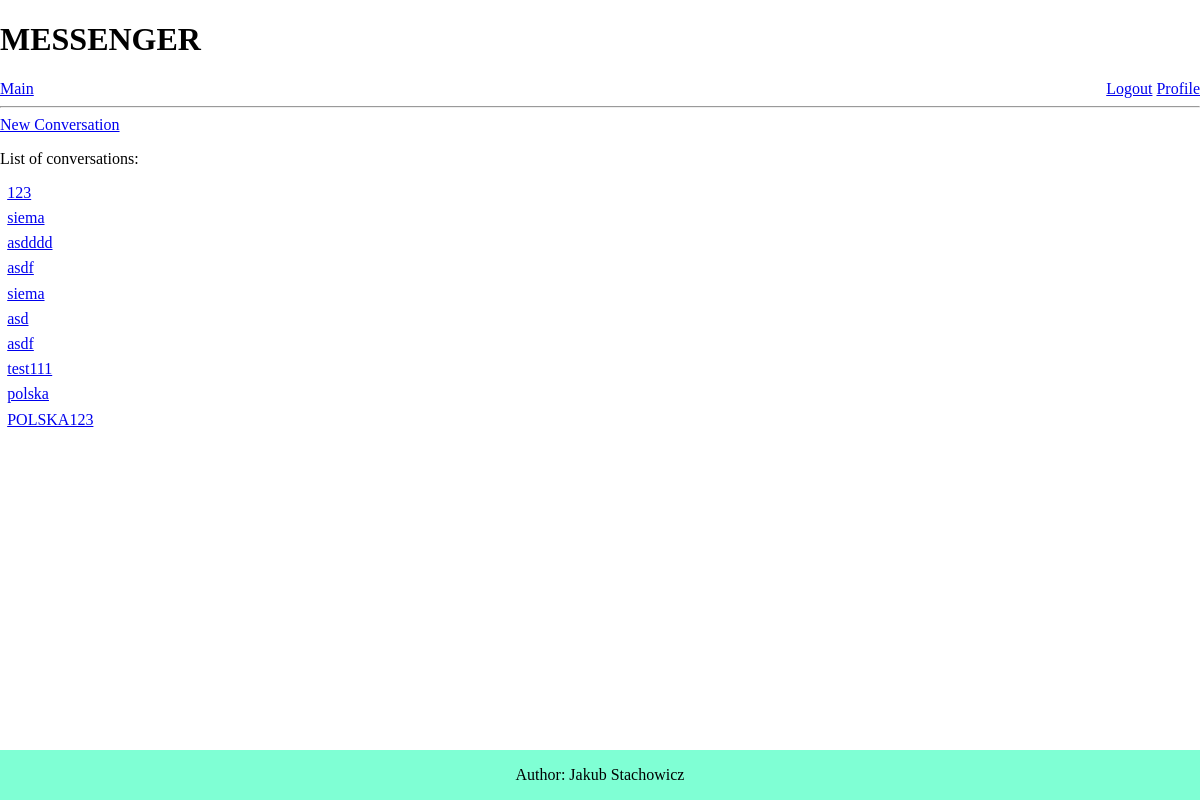
The page /chat/ (signed in) on the database as committed earlier.
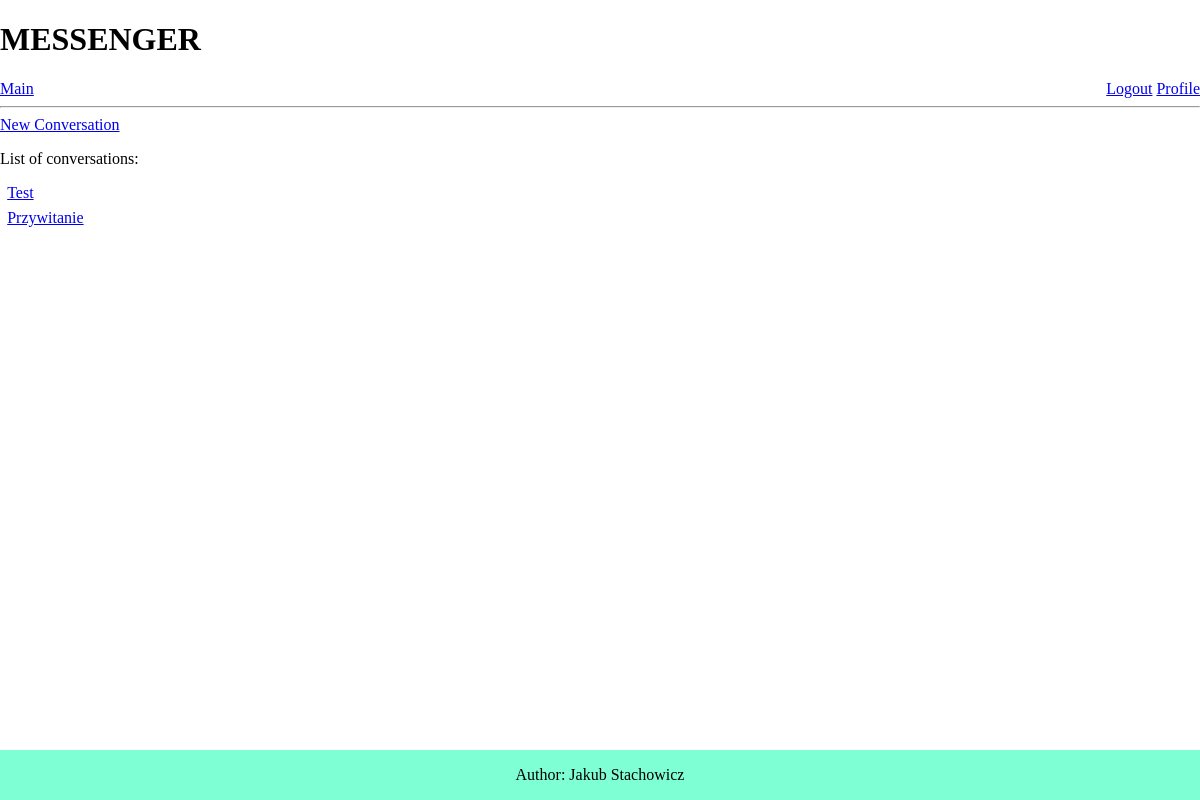
The same page on the database as committed later.
### chat/models.py (models this page shows, shortened)
class Room(models.Model):
    name = models.CharField(max_length=200,null=True)
    members = models.ManyToManyField(User)

### chat/views.py (the view)
# urls.py: path('', views.home, name='home'),
def home(request):
    messages = Message.objects.all()
    rooms = Room.objects.filter(members__username=request.user)
    User = get_user_model()
    users = User.objects.all()
    context = {'messages':messages,
               'users':users,
               'rooms':rooms}
    return render(request, 'chat/home.html', context)

### chat/templates/chat/home.html (shortened to what this page needs)
{% extends 'main.html' %}
{% block nav %}
<a href="{% url 'chat:new_room' user.username %}">New Conversation</a>
<div class="rooms_list">
    <p>List of conversations:</p>
    {% for room in rooms%}
    <div class="room_name">
        <a href="{% url 'chat:private_chat' room.name %}">{{room.name}}</a>
    </div>
    {% endfor %}
</div>
{% endblock %}

### templates/main.html (shortened to what this page needs)
{% load static %}
<!DOCTYPE html>
<html lang="en">
<head>
    <link rel="stylesheet" type="text/css" href="{% static 'css/style.css' %}">
</head>
<body>
    <h1>MESSENGER</h1>
    <header>
        <div id="main_head">
            <a href="{% url 'main:home' %}">Main</a>
        </div>
        <div id="logging_head">
            {% include 'header.html' %}
        </div>
        <br><hr>
    </header>
    <nav>
        {% block nav %}
        {% endblock %}
    </nav>
    <footer>
        {% include 'footer.html' %}
    </footer>
</body>
</html>

### templates/header.html
{% if request.user.is_authenticated %}
    <a href="{% url 'register:logout' %}">Logout</a>
    <a href="{% url 'profile:profile' user.get_username %}">Profile</a>
{% else %}
    <a href="{% url 'register:login' %}">Login</a>
    <a href="{% url 'register:singup' %}">Sing up</a>
{% endif %}

### templates/footer.html
<p>Author: Jakub Stachowicz</p>

### static/css/style.css (style rules this page uses)
body { margin: 0px; }
#main_head { text-align: left; float: left; width: 50%; }
#logging_head { text-align: right; float: left; width: 50%; }
nav { width: 30%; float:left; }
.contact_user, .room_name { margin: 2%; }
footer { position: fixed; bottom: 0; left: 0; right: 0; margin-bottom: 0px; background-color: aquamarine; text-align: center; }

Rows that differ between the two databases and show on the page:
removed Room: name "123"
removed Room: name "siema"
removed Room: name "asdddd"
removed Room: name "asdf"
removed Room: name "siema"
removed Room: name "asd"
removed Room: name "asdf"
removed Room: name "test111"
removed Room: name "polska"
removed Room: name "POLSKA123"
added Room: name "Test"
added Room: name "Przywitanie"
